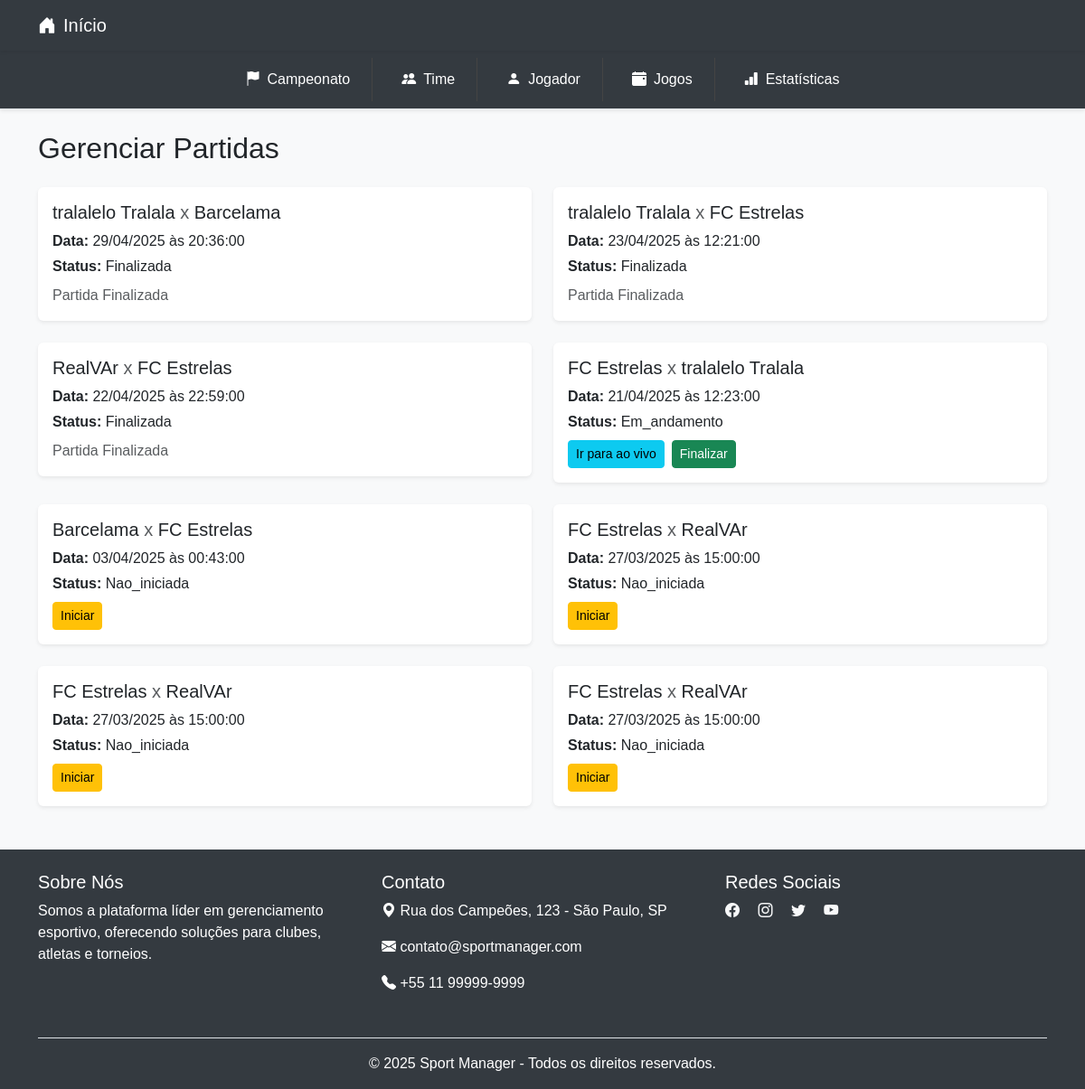
Page /routes/gerenciar_partidas.php on the earlier database version.
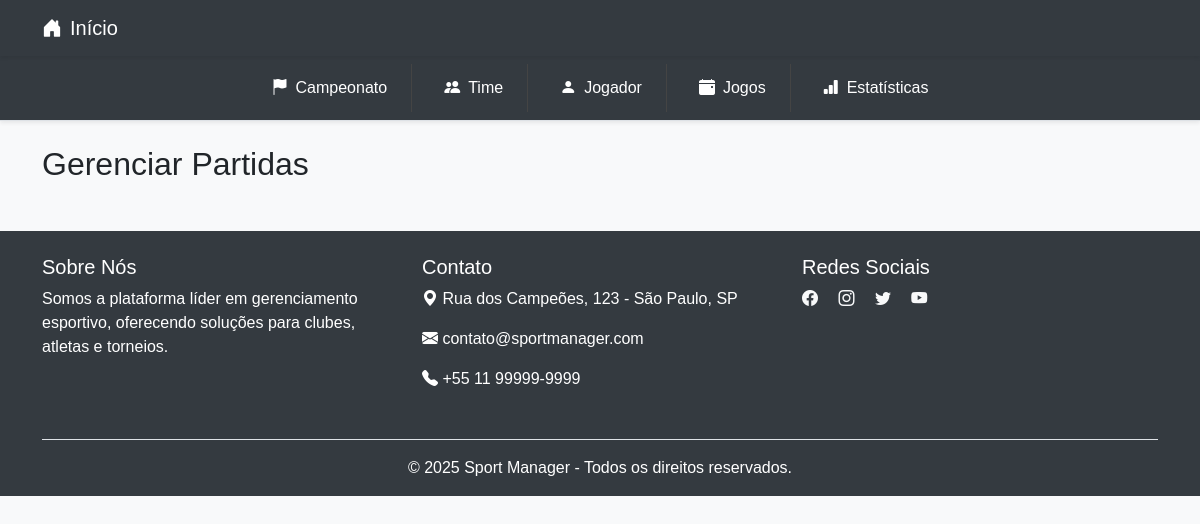
Same page on the later database version.
### tables this page shows
CREATE TABLE `partidas` (
  `id` int NOT NULL AUTO_INCREMENT,
  `fase_id` int DEFAULT NULL,
  `campeonato_id` int NOT NULL,
  `data` date DEFAULT NULL,
  `horario` time DEFAULT NULL,
  `local` varchar(100) DEFAULT NULL,
  `time_casa` int NOT NULL,
  `time_fora` int NOT NULL,
  `placar_casa` int DEFAULT '0',
  `placar_fora` int DEFAULT '0',
  `rodada_id` int DEFAULT NULL,
  `status` enum('nao_iniciada','em_andamento','finalizada') DEFAULT 'nao_iniciada',
  `inicio_partida` datetime DEFAULT NULL,
  `cronometro_status` varchar(20) DEFAULT 'rodando',
  `acrescimos` int DEFAULT '0',
  `tempo_acumulado` int DEFAULT '0',
  `tempo_atual` varchar(20) DEFAULT NULL,
  PRIMARY KEY (`id`),
  KEY `campeonato_id` (`campeonato_id`),
  KEY `time_casa` (`time_casa`),
  KEY `time_fora` (`time_fora`),
  KEY `fk_rodada_id` (`rodada_id`),
  KEY `fk_partidas_fase` (`fase_id`),
  CONSTRAINT `fk_partidas_fase` FOREIGN KEY (`fase_id`) REFERENCES `fases_campeonato` (`id`) ON DELETE SET NULL ON UPDATE CASCADE,
  CONSTRAINT `fk_rodada_id` FOREIGN KEY (`rodada_id`) REFERENCES `rodadas` (`id`) ON DELETE CASCADE ON UPDATE CASCADE
);

CREATE TABLE `times` (
  `id` int NOT NULL AUTO_INCREMENT,
  `nome` varchar(100) NOT NULL,
  `escudo` varchar(255) DEFAULT NULL,
  `cidade` varchar(100) DEFAULT NULL,
  `estadio` varchar(100) DEFAULT NULL,
  `admin_id` int DEFAULT NULL,
  `codigo_publico` varchar(10) DEFAULT NULL,
  PRIMARY KEY (`id`),
  UNIQUE KEY `codigo_publico` (`codigo_publico`)
);

### routes/gerenciar_partidas.php (called while the page is built, shortened)
<?php
require_once __DIR__ . '/../config/database.php';
require_once __DIR__ . '/../app/controllers/GerenciarPartidasController.php';
$controller = new GerenciarPartidasController($conn);
$partidas = $controller->listarPartidas();
require_once __DIR__ . '/../public/views/partida/gerenciar.php';

### app/controllers/GerenciarPartidasController.php (called while the page is built, shortened)
<?php
class GerenciarPartidasController {
    private $conn;
    public function __construct($db) {
        $this->conn = $db;
    }
    public function listarPartidas() {
        $query = "
            SELECT p.*,
                   t1.nome AS nome_casa,
                   t2.nome AS nome_fora
            FROM partidas p
            JOIN times t1 ON p.time_casa = t1.id
            JOIN times t2 ON p.time_fora = t2.id
            ORDER BY p.data DESC, p.horario DESC
        ";
        $result = $this->conn->query($query);
        return $result->fetch_all(MYSQLI_ASSOC);
    }
}

### public/views/partida/gerenciar.php (the view, shortened to what this page needs)
<?php
require_once __DIR__ . '../../../includes/admin_sec.php'; ?>
<div class="container mt-4 mb-5">
    <h2 class="mb-4">Gerenciar Partidas</h2>
    <div class="row g-4">
        <?php foreach ($partidas as $p): ?>
            <div class="col-md-6">
                <div class="card shadow-sm border-0">
                    <div class="card-body">
                        <h5 class="card-title mb-2">
                            <?= $p['nome_casa'] ?> <span class="text-muted">x</span> <?= $p['nome_fora'] ?>
                        </h5>
                        <p class="mb-1"><strong>Data:</strong> <?= date('d/m/Y', strtotime($p['data'])) ?> às <?= $p['horario'] ?></p>
                        <p class="mb-2"><strong>Status:</strong> <span class="text-capitalize"><?= $p['status'] ?></span></p>
                        <form method="post" class="d-flex gap-2 flex-wrap align-items-center">
                            <?php if ($p['status'] === 'nao_iniciada'): ?>
                                <button class="btn btn-warning btn-sm">Iniciar</button>
                            <?php elseif ($p['status'] === 'em_andamento'): ?>
                                <a href="partida_ao_vivo.php?id=<?= $p['id'] ?>" class="btn btn-info btn-sm">Ir para ao vivo</a>
                                <button class="btn btn-success btn-sm">Finalizar</button>
                            <?php else: ?>
                                <span class="text-muted">Partida Finalizada</span>
                            <?php endif; ?>
                        </form>
                    </div>
                </div>
            </div>
        <?php endforeach; ?>
    </div>
</div>
<div class="mt-auto">
<?php require_once __DIR__ . '/../cabecalho/footer.php'; ?>
</div>

### public/includes/admin_sec.php (shortened to what this page needs)
<!DOCTYPE html>
<html lang="pt-br">
<head>
    <link href="https://cdn.jsdelivr.net/npm/bootstrap@5.3.0/dist/css/bootstrap.min.css" rel="stylesheet">
    <link href="https://cdn.jsdelivr.net/npm/bootstrap-icons@1.10.5/font/bootstrap-icons.css" rel="stylesheet">
    <link href="/campeonato_esportivo/public/assets/css/global.css" rel="stylesheet">
    <link href="/campeonato_esportivo/public/assets/css/admin.css" rel="stylesheet">
</head>
<body>
<nav class="navbar navbar-expand-lg shadow-sm">
    <div class="container">
        <a class="navbar-brand d-flex align-items-center" href="../../index.php">
            <i class="bi bi-house-door-fill me-2"></i> Início
        </a>
    </div>
</nav>
<div class="container-fluid py-2 border-bottom shadow-sm menu-container">
    <div class="d-flex flex-row flex-nowrap justify-content-center menu-scroll px-2 gap-2">
        <a href="/campeonato_esportivo/public/views/cadastro/cadastro_campeonato.php" class="menu-link menu-separador flex-shrink-0">
            <i class="bi bi-flag-fill me-2"></i>Campeonato
        </a>
        <a href="/campeonato_esportivo/public/views/cadastro/cadastro_time.php" class="menu-link menu-separador flex-shrink-0">
            <i class="bi bi-people-fill me-2"></i>Time
        </a>
        <a href="/campeonato_esportivo/public/views/cadastro/cadastro_jogador.php" class="menu-link menu-separador flex-shrink-0">
            <i class="bi bi-person-fill me-2"></i>Jogador
        </a>
        <a href="/campeonato_esportivo/public/views/cadastro/cadastro_jogo.php" class="menu-link menu-separador flex-shrink-0">
            <i class="bi bi-calendar-event-fill me-2"></i>Jogos
        </a>
        <a href="/campeonato_esportivo/public/views/cadastro/cadastro_estatistica.php" class="menu-link flex-shrink-0">
            <i class="bi bi-bar-chart-fill me-2"></i>Estatísticas
        </a>
    </div>
</div>

### public/views/cabecalho/footer.php
<footer style="background-color: var(--primary-color); color: var(--primary-text);" class="pt-4">
    <div class="container">
        <div class="row">
            <div class="col-md-4 mb-3">
                <h5>Sobre Nós</h5>
                <p>Somos a plataforma líder em gerenciamento esportivo, oferecendo soluções para clubes, atletas e torneios.</p>
            </div>
            <div class="col-md-4 mb-3">
                <h5>Contato</h5>
                <p><i class="bi bi-geo-alt-fill"></i> Rua dos Campeões, 123 - São Paulo, SP</p>
                <p><i class="bi bi-envelope-fill"></i> contato@sportmanager.com</p>
                <p><i class="bi bi-telephone-fill"></i> +55 11 99999-9999</p>
            </div>
            <div class="col-md-4 mb-3">
                <h5>Redes Sociais</h5>
                <a href="#" class="text-light me-3"><i class="bi bi-facebook"></i></a>
                <a href="#" class="text-light me-3"><i class="bi bi-instagram"></i></a>
                <a href="#" class="text-light me-3"><i class="bi bi-twitter"></i></a>
                <a href="#" class="text-light"><i class="bi bi-youtube"></i></a>
            </div>
        </div>
        <div class="text-center py-3 border-top mt-3">
            <p class="mb-0">&copy; 2025 Sport Manager - Todos os direitos reservados.</p>
        </div>
    </div>
</footer>

### public/assets/css/global.css (style rules this page uses)
:root { --primary-color: #343a40; --primary-text: #ffffff; --secondary-text: #bbbbbb; --accent-color: #0d6efd; --background-color: #f8f9fa; }
body { background-color: var(--background-color); font-family: Arial, sans-serif; }
a { color: var(--primary-color); text-decoration: none; }

### public/assets/css/admin.css (style rules this page uses)
.navbar { background-color: var(--primary-color); }
.navbar-brand, .nav-link, .navbar-text { color: var(--primary-text) !important; }
.menu-container { background-color: var(--primary-color); }
.menu-link { color: var(--primary-text) !important; font-weight: 500; font-size: 1rem; display: flex; align-items: center; padding: 0.75rem 1.5rem; text-decoration: none; transition: background 0.3s, color 0.3s; user-select: none; }
.menu-separador { border-right: 1px solid #444 !important; }
.menu-scroll { overflow-x: auto; white-space: nowrap; scrollbar-width: none; -ms-overflow-style: none; }

Differences in the rows shown:
removed partidas: times.nome "tralalelo Tralala", times.nome "Barcelama", data "29/04/2025", horario "20:36:00", status "Finalizada", shows "Partida Finalizada"
removed partidas: times.nome "tralalelo Tralala", times.nome "FC Estrelas", data "23/04/2025", horario "12:21:00", status "Finalizada", shows "Partida Finalizada"
removed partidas: times.nome "RealVAr", times.nome "FC Estrelas", data "22/04/2025", horario "22:59:00", status "Finalizada", shows "Partida Finalizada"
removed partidas: times.nome "FC Estrelas", times.nome "tralalelo Tralala", data "21/04/2025", horario "12:23:00", status "Em_andamento"
removed partidas: times.nome "Barcelama", times.nome "FC Estrelas", data "03/04/2025", horario "00:43:00", status "Nao_iniciada", shows "Iniciar"
removed partidas: times.nome "FC Estrelas", times.nome "RealVAr", data "27/03/2025", horario "15:00:00", status "Nao_iniciada", shows "Iniciar"
removed partidas: times.nome "FC Estrelas", times.nome "RealVAr", data "27/03/2025", horario "15:00:00", status "Nao_iniciada", shows "Iniciar"
removed partidas: times.nome "FC Estrelas", times.nome "RealVAr", data "27/03/2025", horario "15:00:00", status "Nao_iniciada", shows "Iniciar"
